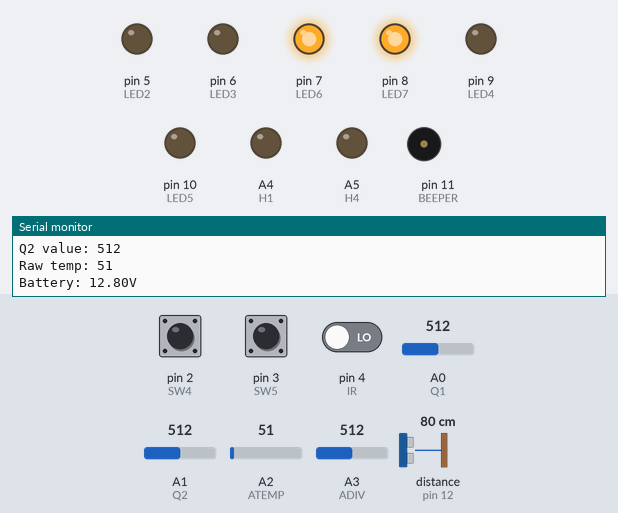
The sketch below on a simulated Arduino Uno, built with avr-gcc and run on an emulated ATmega328P. On the bench: output pins drawn as LEDs (lit = HIGH), buzzer (waves = sounding), the last lines printed to the serial monitor. Wiring (inferred from the names in the program): ultrasonic range finder: trigger pin 13; echo pin 12. Dashed ring = blinking. Inputs (shaded band) come from the test bench; at power-on: pin 2 (SW4) HIGH, pin 3 (SW5) HIGH, pin 4 (IR) LOW, A0 (Q1) = 512, A1 (Q2) = 512, A2 (ATEMP) = 51, A3 (ADIV) = 512, distance to the obstacle (sensor on pin 12) 80 cm. The echo pulse lasts 58.3 µs per cm; pins used as bus, display or sensor lines are not drawn.

Above: at 2.2 s.
2.3 s: pin 2 (SW4) pulled LOW for 0.15 s
At 2.45 s:
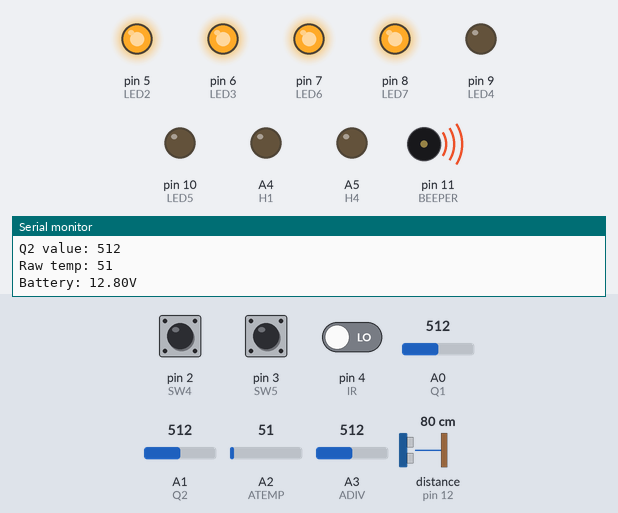
5.8 s: pin 3 (SW5) pulled LOW for 0.15 s
At 5.92 s:
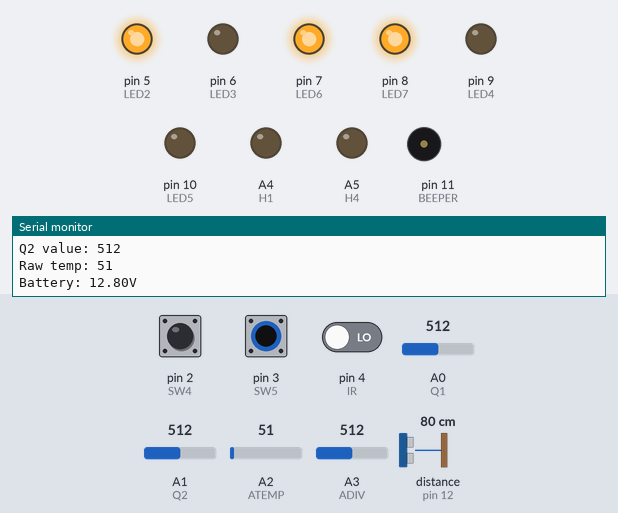
7.5 s: pin 2 (SW4) pulled LOW for 1 s
At 7.85 s:
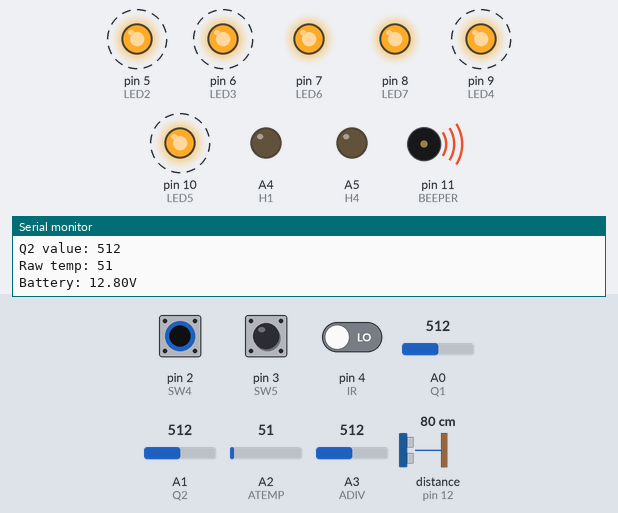
11.0 s: pin 2 (SW4) pulled LOW for 3.2 s
At 11.25 s:
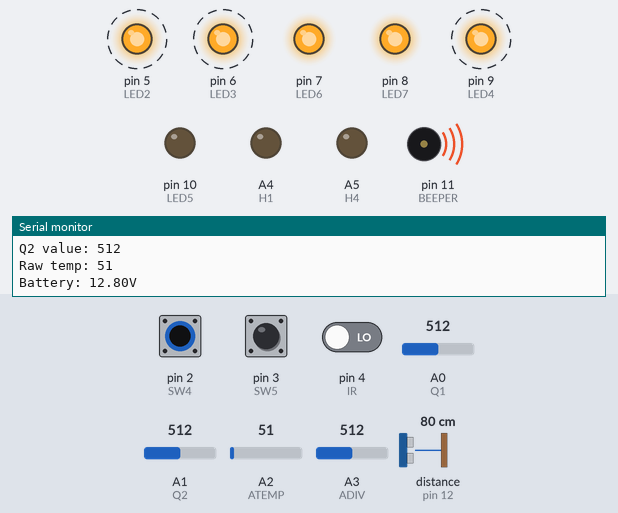
15.7 s: pin 3 (SW5) pulled LOW for 1 s
At 17.9 s:
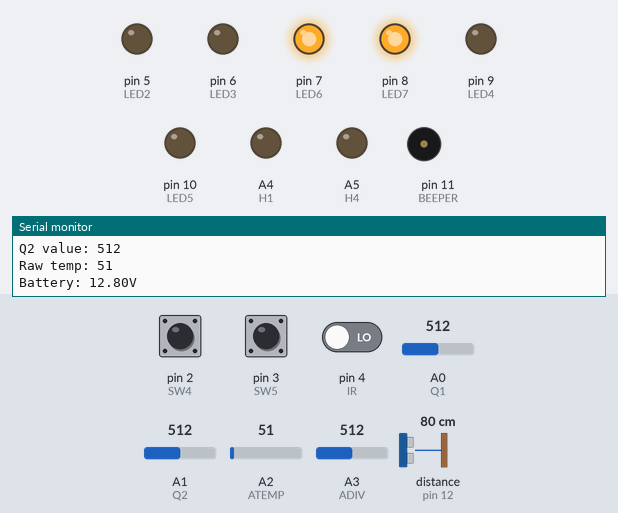
18.2 s: pin 3 (SW5) pulsed LOW 2 times (0.12 s each, 0.3 s apart)
Timing chart, 0 to 21.2 s (numbered marks = the images above; inputs shaded):
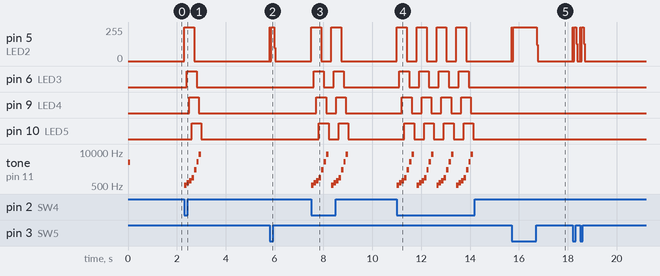

The sketch:

ARPS-IO-Test.ino
```cpp
/*
Project:  ARPS-IO-Test
Date:     February 5, 2025

Functional test of all on-board ARPS I/O devices.

This program is configured for Arduino UNO R4 Minima and UNO R4 Wifi
by default, and also works on Arduino UNO R3.

When running this program on Arduino UNO R3, edit the Serial.begin()
function to select a 9600 bps rate in the program's setup() function,
and note that SW2 and SW3 will be inoperable as their I/O pins share
the UART RX and TX pins used for USB communication on Arduino UNO R3.

To verify the operation of the optional voltage divider circuit,
connect an external 6-12V power supply to the batter terminals of
screw terminal header CON1.

This program also includes a SONAR range function designed to verify
the operation of an optional 5V HC-SR04 or 3.3V-capable HC-SR04P
ultrasonic distance sensor module installed in the optional H1-H4
header socket. Install the distance sensor module before powering
the ARPS2 circuit or connecting it to your computer.

See the https://mirobo.tech/arps webpage for additional ARPS
resources, programming activities, and starter programs.
*/

// Pre-defined Arduino UNO LED
// LED_BUILTIN (D13)    // On-board LED (shared with H2 and SONAR TRIG)

// ARPS Educational Starter I/O devices
const int SW2 = 0;      // Pushbuttons SW2 and SW3 are fully supported on
const int SW3 = 1;      // Arduino UNO R4 Minima and Arduino UNO R4 WiFi
const int SW4 = 2;      // Pushbuttons SW4 and SW5 work on all Arduino UNO
const int SW5 = 3;      // circuit boards

const int LED2 = 5;     // ARPS LEDs (shared with motor outputs)
const int LED3 = 6;
const int LED4 = 9;
const int LED5 = 10;

const int BEEPER = 11;  // ARPS Piezo beeper LS1

// ARPS optional analog input devices
const int Q1 = A0;      // Left floor/line sensor phototransistor
const int Q2 = A1;      // Right line sensor phototransistor
const int Q3 = A1;      // Right floor sensor phototransistor
const int ATEMP = A2;   // Analog temperature sensor U1
const int ADIV = A3;    // Analog voltage divider (R20/R21) tap
const int AH1 = A4;     // Analog input from header H1 (shared with D18)
const int AH4 = A5;     // Analog input from header H4 (shared with D19)

// ARPS motor output pin definitions (redefines same I/O pins as LEDs)
const int M1A = 5;      // Motor 1 - output A
const int M1B = 6;      // Motor 1 - output B
const int M2A = 9;      // Motor 2 - output A
const int M2B = 10;     // Motor 2 - output B

// ARPS optional special purpose I/O pins
const int IR = 4;       // IR demodulator
const int H1 = 18;      // Header H1
const int H2 = 13;      // Header H2 (shared with SONAR TRIG and onboardLED)
const int TRIG = 13;    // Ultrasonic SONAR distance sensor TRIG(ger) output
const int H3 = 12;      // Header H3 (shared with SONAR ECHO)
const int ECHO = 12;    // Ultrasonic SONAR distance sensor ECHO input
const int H4 = 19;      // Header H4
const int LED6 = 7;     // Left floor sensor module IR LED
const int LED7 = 8;     // Right floor sensor module IR LED

// Define variables
int SW2State;           // Pushbutton states
int SW3State;
int SW4State;
int SW5State;

int rawTemp;            // Analog input levels
int rawVolts;
int rawQ1;
int rawQ2;
float volts;

int loopCount = 100;    // Loop counter for Analog/SONAR updates
int range;              // SONAR range

void setup() {
  // Serial.begin(9600);   // Start the serial port at 9600 bps for UNO R3
  Serial.begin(115200); // Start the serial port at 115200 bps for UNO R4

  // Initialize I/O pin directions/types
  pinMode(SW2, INPUT_PULLUP);
  pinMode(SW3, INPUT_PULLUP);
  pinMode(SW4, INPUT_PULLUP);
  pinMode(SW5, INPUT_PULLUP);
  pinMode(LED2, OUTPUT);
  pinMode(LED3, OUTPUT);
  pinMode(LED4, OUTPUT);
  pinMode(LED5, OUTPUT);
  pinMode(BEEPER, OUTPUT);
  pinMode(IR, INPUT);
  pinMode(H1, OUTPUT);
  pinMode(ECHO, INPUT);
  pinMode(TRIG, OUTPUT);
  pinMode(H4, OUTPUT);
  pinMode(LED6, OUTPUT);
  pinMode(LED7, OUTPUT);
  digitalWrite(LED6, HIGH);
  digitalWrite(LED7, HIGH);
  tone(BEEPER, 4000, 100);  // Say hello and print some messages

  Serial.println(F("Starting ARPS"));
  Serial.println(F("SW2 - light LED2"));
  Serial.println(F("SW3 - light LED3"));
  Serial.println(F("SW4 - LED sequence and tones"));
  Serial.println(F("SW5 - Monitor IR Input"));
  delay(1000);
}

void loop() {
  SW2State = digitalRead(SW2);  // Only usable on UNO R4 family
  SW3State = digitalRead(SW3);  // Only usable on UNO R4 family
  SW4State = digitalRead(SW4);
  SW5State = digitalRead(SW5);

  if(SW2State == LOW) {         // Only usable on UNO R4 family
    digitalWrite(LED2, HIGH);
  }
  else {
    digitalWrite(LED2, LOW);
  }

  if(SW3State == LOW) {         // Only usable on UNO R4 family
    digitalWrite(LED3, HIGH);   // LED3 blinks on UNO R3
  }
  else {
    digitalWrite(LED3, LOW);
  }

  // Sequence LEDs while playing tones
  if(SW4State == LOW) {
    digitalWrite(LED2, HIGH);
    tone(BEEPER, 523);
    delay(100);
    digitalWrite(LED3, HIGH);
    tone(BEEPER, 659);
    delay(100);
    digitalWrite(LED4, HIGH);
    tone(BEEPER, 784);
    delay(100);
    digitalWrite(LED5, HIGH);
    tone(BEEPER, 1047);
    delay(100);

    digitalWrite(LED2, LOW);
    tone(BEEPER, 2093);
    delay(100);
    digitalWrite(LED3, LOW);
    tone(BEEPER, 4186);
    delay(100);
    digitalWrite(LED4, LOW);
    tone(BEEPER, 8372);
    delay(100);
    digitalWrite(LED5, LOW);
    noTone(BEEPER);
    delay(100);
  }

  // Monitor IR pulses from U3 using LED2
  if(SW5State == LOW) {
    if(digitalRead(IR) == LOW) {
      digitalWrite(LED2, HIGH);
    }
    else {
      digitalWrite(LED2, LOW);
    }
  }

  // Update distance and analog measurements approximately every second.
  if(loopCount == 0) {
    loopCount = 100;

    // Get SONAR range
    range = sonarRange(50);     // Look for a target within 50cm
    Serial.print("Range: ");
    Serial.print(range);
    Serial.println("cm");

    // Read analog input levels
    rawQ1 = analogRead(Q1);
    rawQ2 = analogRead(Q2);
    rawTemp = analogRead(ATEMP);
    rawVolts = analogRead(ADIV);
    volts = float(rawVolts) / 40;

    Serial.print("Q1 value: ");
    Serial.println(rawQ1);
    Serial.print("Q2 value: ");
    Serial.println(rawQ2);
    Serial.print("Raw temp: ");
    Serial.println(rawTemp);
    Serial.print("Battery: ");
    Serial.print(volts);
    Serial.println("V");
    Serial.println();
  }

  loopCount -= 1;

  delay(10);
}

/*
SONAR ranging function with maximum range limit and error checking.
Returns the range to the closest target in cm. The 'max' parameter
(cm) limits the maximum search range. Returns either: -1 if a previous
ranging operation is still in progress; 0 if no target is found within
the max range; or the range to closest target in cm. Example use:
range = sonarRange(100);  // Find closest target within 100 cm
*/
int sonarRange(int max) {
  if(digitalRead(ECHO) == HIGH) {
    return -1;                // ECHO in progress. Return error code.
  }
  digitalWrite(TRIG, HIGH);   // All clear? Trigger a new SONAR ping.
  delayMicroseconds(10);
  digitalWrite(TRIG, LOW);
  // Time the ECHO pulse duration (includes TRIG setup and transmit
  // time suitable for most 5V HC-SR04 SONAR modules).
  unsigned long duration = pulseIn(ECHO, HIGH, max * 58 + 320);

  // Note: some 3.3V-capable HC-SR04P modules may have much longer
  // TRIG setup times than 5V HC-SR04 modules. Comment out the line
  // above and use the line below when using a slower HC-SR04P module.

  // Time the ECHO pulse duration (for slower HC-SR04P SONAR modules)
  // unsigned long duration = pulseIn(ECHO, HIGH, max * 58 + 2320);

  if(duration == 0) {
    return 0;                 // Return 0 if no target is within max range
  }
  return (int(duration / 58));	// Return distance to target in cm
}
```

Measured:
- after the input at 2.3 s, pin 5 (LED2): 0/255 → 255/255 at once, → 0/255 0.40 s later; pin 6 (LED3): LOW → HIGH after 0.10 s, → LOW 0.40 s later
- after the input at 5.8 s, pin 5 (LED2): 0/255 → 255/255 at once, → 0/255 0.18 s later
- after the input at 7.5 s, pin 5 (LED2): alternates 255/255 for 0.40 s and 0/255 for 0.41 s, 4 changes in all, then stays 0/255, starting at once; pin 6 (LED3): alternates HIGH for 0.40 s and LOW for 0.41 s, 4 changes in all, then stays LOW, starting after 0.11 s
- after the input at 11.0 s, pin 5 (LED2): alternates 255/255 for 0.40 s and 0/255 for 0.41 s, 8 changes in all, then stays 0/255, starting at once; pin 6 (LED3): alternates HIGH for 0.40 s and LOW for 0.41 s, 8 changes in all, then stays LOW, starting after 0.11 s
- after the input at 15.7 s, pin 5 (LED2): 0/255 → 255/255 at once, → 0/255 1.0 s later
